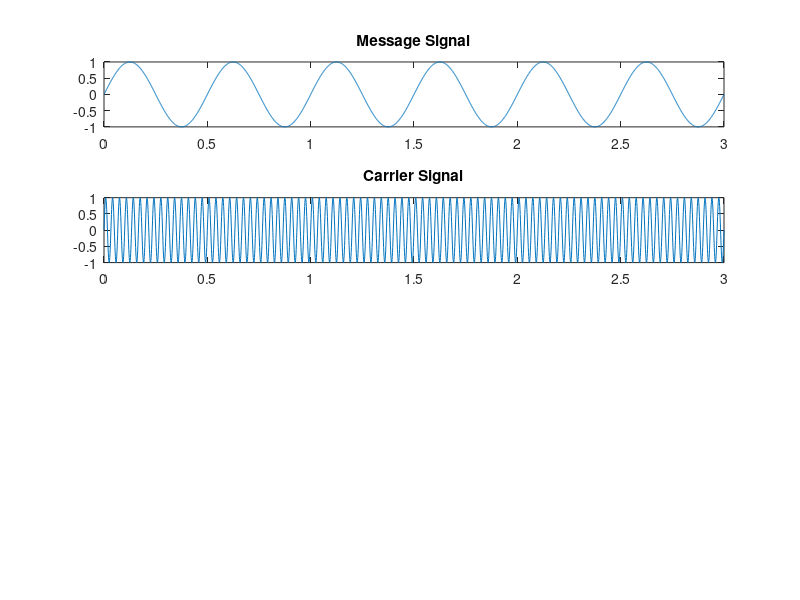

MATLAB code for this plot: (Note: this script raises an error after producing the figure.)
clc; #... Clear command line
clear all; #... Clear variables
close all; #... Clear figures

msg_amplitude = 1; #... Amplitude of message signal
msg_frequency = 2; #... Frequency(Hz) of message signal
time = 0:0.001:3; #... Time samples
message_signal = msg_amplitude*sin(2*pi*msg_frequency*time); #... Message signal
subplot(4,1,1);
plot(time, message_signal);
title('Message Signal');

carrier_amplitude = 1; #... Amplitude of carrier signal
carrier_frequency = 30; #... Frequency(Hz) of carrier signal
carrier_signal = carrier_amplitude*sin(2*pi*carrier_frequency*time); #... Carrier signal
subplot(4,1,2);
plot(time, carrier_signal);
title('Carrier Signal');

#... Modulation
modulated_signal = (carrier_amplitude+message_signal)*sin(2*pi*carrier_frequency*time);
subplot(4,1,3);
plot(time, modulated_signal);
title('Modulated Signal');

#... Demodulation
demodulated_signal = (modulated_signal./carrier_signal)-carrier_amplitude;
subplot(4,1,4);
plot(time, demodulated_signal);
title('Demodulated Signal');
